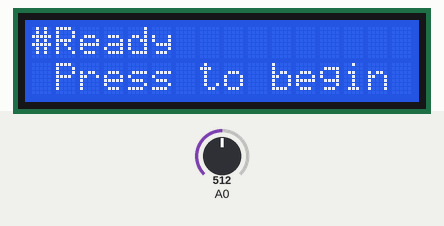
Simulated run of this sketch. Board: Arduino Uno, built with avr-gcc and run on an emulated ATmega328P. Shown: 16×2 character LCD. The inputs (shaded band) are chosen by the test bench; at power-on: A0 = 512.

Above: at 1.2 s.
1.3 s: A0 set to 398
2.8 s: A0 set to 372
At 2.95 s:
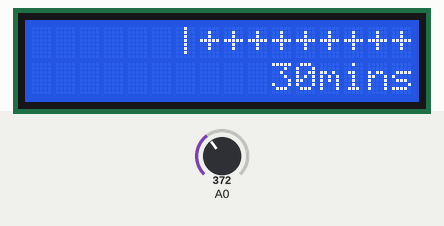
At 5.6 s:
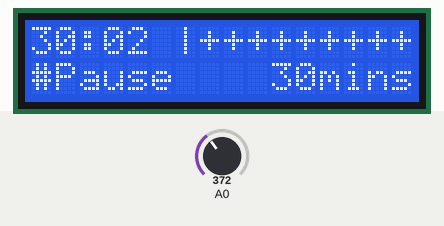
5.8 s: A0 set to 390
Timing chart, 0 to 8.8 s (numbered marks = the images above; inputs shaded):
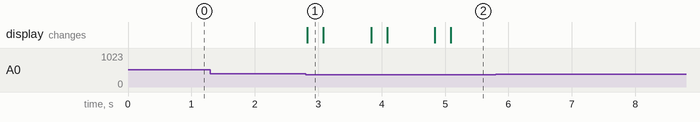

The sketch:

lcd_counter_2.ino
```cpp
//Sample using LiquidCrystal library
#include <LiquidCrystal.h>

/*******************************************************
This timer uses LCD Panel with built-in buttons that are connected to ADC 0.

It is a work timer

1. it starts in ready mode, press select or down to start work interval
2.  Debug functions still active, press UP to skip seconds to :59
      press RIGHT to add 1 minute
      press LEFT to add 3 minutes
3. work interval is 30 minutes, then automatically will switch to break mode.
4. break is 5 minutes, time skipping functions still the same
5. after break it will go back into ready mode. push button to start new work interval.

********************************************************/

// select the pins used on the LCD panel
LiquidCrystal lcd(8, 9, 4, 5, 6, 7);


#define btnRIGHT  0
#define btnUP     1
#define btnDOWN   2
#define btnLEFT   3
#define btnSELECT 4
#define btnNONE   5


int read_LCD_buttons();
void lcd_button_press( int lcd_key );

void clear_lcd(uint8_t ligne);
void ready_screen();
char timer_state;

// variables
unsigned long start_time;
int timer_work_interval = 30;
int timer_break_interval = 5;

int Minutes, Seconds;

uint8_t pause = 0;


void setup()
{
  Serial.begin(9600);

  lcd.begin(16, 2);              // start the library
  ready_screen();
}


void loop()
{
  unsigned long Now;
  float rest;

  lcd_button_press( read_LCD_buttons() );

  if(!pause)
  switch( timer_state){
    case 'w':    // work timer
      Now = millis();
      if( Now - start_time > 1000)
      {
        start_time = millis();

        Seconds += 1;
        if(Seconds >= 60){
          Minutes -= 1;
          Seconds -= 60;
          // progress bar
          rest =  1.0 * Minutes / timer_work_interval;
          draw_bar_work(rest);

          if(rest <= 0){
            // reached 0
            clear_lcd(3);
            start_overtime();
            //start_break();
          }  // Eo rest==0
          else
            print_time(0,0);
         // Eo 60 Seconds
        }
        else
          print_time(0,0);


      }
      break;

    case 'b':  // break timer
      Now = millis();
      if( Now - start_time > 1000)
      {
        start_time += 1000;
        Seconds += 1;
        if(Seconds >= 60){
          Minutes -= 1;
          Seconds -= 60;
          // progress bar
          rest = 1.0 * Minutes / timer_break_interval;
          draw_bar_break( rest );


          if(rest <= 0){
            // reached 0
            timer_state = 'r';
            ready_screen();
             // Eo rest == 0
          }
          else
           print_time(0,0);

          // Eo 60 Seconds
        }
        else
          print_time(0,0);


      }
      break;

  }  // Eo switch


  delay(250);    // 250 ms
  // E o Loop
}


//    #    #    #        Screens
//    #

void lcd_button_press( int lcd_key )
{
  lcd.setCursor(13,1);

  switch (lcd_key)               // depending on which button was pushed, we perform an action
   {
       case btnRIGHT:
         Minutes -= 1;
         break;
       case btnLEFT:
         Minutes -= 3;
         break;
       case btnUP:
         Seconds = 58;
         break;
       case btnDOWN:
       if(timer_state=='r')
         start_timer();
       else
       {
         if(pause)
         {
           pause=0;
         }
         else
         {
           lcd.setCursor(0,1);
           lcd.print("#Pause ");
           pause=1;
         }
       }
         break;
       case btnSELECT:
         if(timer_state=='r'){
            // start the timer!
            start_timer();
         }
         break;
       case btnNONE:
         //lcd.print("--");
         break;
   }  //Eo case

   // Eo void
}

void start_overtime(){
  //
  clear_lcd(3);

  lcd.setCursor(10,1);
  lcd.print(timer_break_interval);
  lcd.print("mins");

  Minutes = 0;
  Seconds = 0;

  draw_bar_over( 1.0);

  start_time = millis();

  timer_state = 'o';
}

void start_timer(){

  clear_lcd(3);
  lcd.setCursor(10,1);
  lcd.print(timer_work_interval);
  lcd.print("mins");

  Minutes = timer_work_interval;
  Seconds = 0;

  draw_bar_work(1.0);

  start_time = millis();

  timer_state = 'w';
}

void start_break(){

  clear_lcd(3);
  lcd.setCursor(10,1);
  lcd.print(timer_break_interval);
  lcd.print("mins");

  Minutes = timer_break_interval;
  Seconds = 0;

  draw_bar_break( 1.0);

  start_time = millis();

  timer_state = 'b';
}


void ready_screen(){
  clear_lcd(3);
  lcd.setCursor(0,0);
  lcd.print("#Ready  ");
  lcd.setCursor(1,1);
  lcd.print("Press to begin");
  timer_state = 'r';
}


//    #    #    #####    LCD functions
//    #    #    #    #    #    #    #    #    #    #    #    #    #    #    #    #
//    #

void draw_bar_over(float percent){
    draw_bar(6, 0, percent, '+');
}


void draw_bar_work(float percent){
  draw_bar(6, 0, percent, '+');
}

void draw_bar_break( float percent){
    draw_bar_5(6, 0, percent, 'O');
}


void draw_bar( int pos, int row, float perc, char symb ){
  lcd.setCursor(pos, row);
  int percy;
  percy = int( 100.0 * perc);

  //cereaf("\nperc:",perc);
  //cereal("\tint()", percy);

  if(percy %10 !=0)
    percy += 1;

  percy /= 10;
  //cereal("\tfinal",percy);

  lcd.print("|");

  // draws X=val+1 elements
  for( int i=0; i< percy; i++)
  {    lcd.print(symb);    }

  for( int i=percy; i<10; i++)
  {    lcd.print(".");    }

  // Eo draw bar
}


void draw_bar_5( int pos, int row, float perc, char symb ){
  lcd.setCursor(pos, row);
  int percy;
  percy = int( 100.0 * perc);

  //cereaf("\nperc:",perc);
  //cereal("\tint()", percy);

  if(percy %10 !=0)
    percy += 1;

  percy /= 20;
  //cereal("\tfinal",percy);

  lcd.print("|");

  // draws X=val+1 elements
  for( int i=0; i< percy; i++)
  {    lcd.print(symb);    }

  for( int i=percy; i<5; i++)
  {    lcd.print(".");    }

  // Eo draw bar
}

void draw_bar_over( int pos, int row, int bits, char symb ){

  lcd.setCursor(pos, row);

  //bits

  // draws X=val+1 elements
  for( int i=0; i< 10-bits; i++)
  {    lcd.print(" ");    }

  for( int i=10-bits; i<10; i++)
  {    lcd.print(symb);    }

  lcd.print("|");
  // Eo draw bar
}

void print_time( int pos, int row){

  lcd.setCursor(pos, row);

  if( Minutes < 10){
    lcd.print("0");
    lcd.print(Minutes);  }
  else{
    lcd.print(Minutes);  }

  lcd.print(":");

  if( Seconds < 10){
    lcd.print("0");
    lcd.print(Seconds);  }
  else{
    lcd.print(Seconds);  }

  if(timer_state=='w')
  {
    lcd.setCursor(0,1);
    lcd.print("#Work ");
  }
  if(timer_state=='b'){
    lcd.setCursor(0,1);
    lcd.print("#Coffee");
  }
  // Eo print_time
}


void clear_lcd(uint8_t ligne){
  if(ligne == 0 || ligne == 1){
    lcd.setCursor(0,ligne);
    lcd.print("                ");
  }else{
    lcd.setCursor(0, 0);
    lcd.print("                ");
    lcd.setCursor(0, 1);
    lcd.print("                ");
  }
}


int read_LCD_buttons()
{
 int adc_key_in = analogRead(0);

 //lcd.setCursor(0,0);
 //lcd.print(adc_key_in);

 // my buttons when read are centered at these valies: 0, 144, 329, 504, 741
 // we add approx 50 to those values and check to see if we are close
 if (adc_key_in > 1000) return btnNONE; // We make this the 1st option for speed reasons since it will be the most likely result

 if (adc_key_in < 50)   return btnRIGHT;
 if (adc_key_in < 195)  return btnUP;
 if (adc_key_in < 380)  return btnDOWN;
 if (adc_key_in < 555)  return btnLEFT;
 if (adc_key_in < 790)  return btnSELECT;

 return btnNONE;  // when all others fail, return this...
}


void cereal(String Msg, int Var){
  Serial.print(Msg);
  Serial.print(Var);
}

void cereaf(String Msg, float Var){
  Serial.print(Msg);
  Serial.print(Var);
}

//  ########################################
```

Measured:
- the behaviour switches between 380 and 379 on A0 (found by bisection; images 0 and 1)
- after the input at 1.3 s, every drawn part: stays the same
- after the input at 2.8 s, the display: changes at once (image 1)
- after the input at 5.8 s, every drawn part: stays the same
